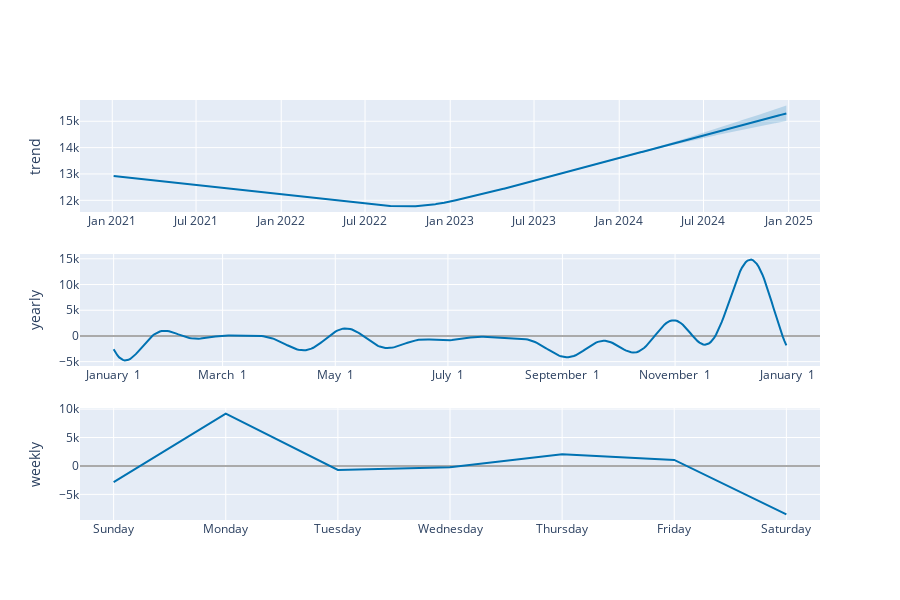

The notebook cell saved with this chart:
### Code cell
plot_components_plotly(m, forecast)

### Figure 1 — Plotly figure (JSON) as saved in the notebook; plotly's stock layout.template omitted (floating-point values rounded to 4 significant figures; data arrays with more than 128 entries replaced by an {"elided": "..."} marker saying what was removed)
{"data": [{"line": {"color": "#0072B2", "width": 2}, "mode": "lines", "name": "trend", "type": "scatter", "x": {"elided": "969 str values"}, "xaxis": "x", "y": {"elided": "969 float values"}, "yaxis": "y"}, {"line": {"color": "rgba(0, 114, 178, 0.2)", "width": 0}, "mode": "lines", "name": "trend_upper", "type": "scatter", "x": {"elided": "969 str values"}, "xaxis": "x", "y": {"elided": "969 float values"}, "yaxis": "y"}, {"fill": "tonexty", "fillcolor": "rgba(0, 114, 178, 0.2)", "line": {"color": "rgba(0, 114, 178, 0.2)", "width": 0}, "mode": "lines", "name": "trend_lower", "type": "scatter", "x": {"elided": "969 str values"}, "xaxis": "x", "y": {"elided": "969 float values"}, "yaxis": "y"}, {"line": {"color": "#0072B2", "width": 2}, "mode": "lines", "name": "yearly", "type": "scatter", "x": {"elided": "365 str values"}, "xaxis": "x2", "y": {"elided": "365 float values"}, "yaxis": "y2"}, {"line": {"color": "#0072B2", "width": 2}, "mode": "lines", "name": "weekly", "type": "scatter", "x": ["2017-01-01T00:00:00", "2017-01-02T00:00:00", "2017-01-03T00:00:00", "2017-01-04T00:00:00", "2017-01-05T00:00:00", "2017-01-06T00:00:00", "2017-01-07T00:00:00"], "xaxis": "x3", "y": [-2849.0, 9206.0, -698.8, -242.9, 2044.0, 1063.0, -8523.0], "yaxis": "y3"}], "layout": {"height": 600, "showlegend": false, "width": 900, "xaxis": {"anchor": "y", "domain": [0, 1], "range": ["2020-10-23T08:24:00", "2025-03-09T15:36:00"], "type": "date"}, "xaxis2": {"anchor": "y2", "domain": [0, 1], "range": ["2016-12-13T18:54:02.958904115", "2018-01-18T11:04:57.863013581"], "tickformat": "%B %e", "type": "date"}, "xaxis3": {"anchor": "y3", "domain": [0, 1], "range": ["2016-12-31T16:48:00", "2017-01-07T07:12:00"], "tickformat": "%A", "type": "date"}, "yaxis": {"anchor": "x", "domain": [0.7333, 1], "rangemode": "normal", "title": {"text": "trend"}, "zerolinecolor": "#AAA"}, "yaxis2": {"anchor": "x2", "domain": [0.3667, 0.6333], "title": {"text": "yearly"}, "zerolinecolor": "#AAA"}, "yaxis3": {"anchor": "x3", "domain": [0, 0.2667], "title": {"text": "weekly"}, "zerolinecolor": "#AAA"}}}
